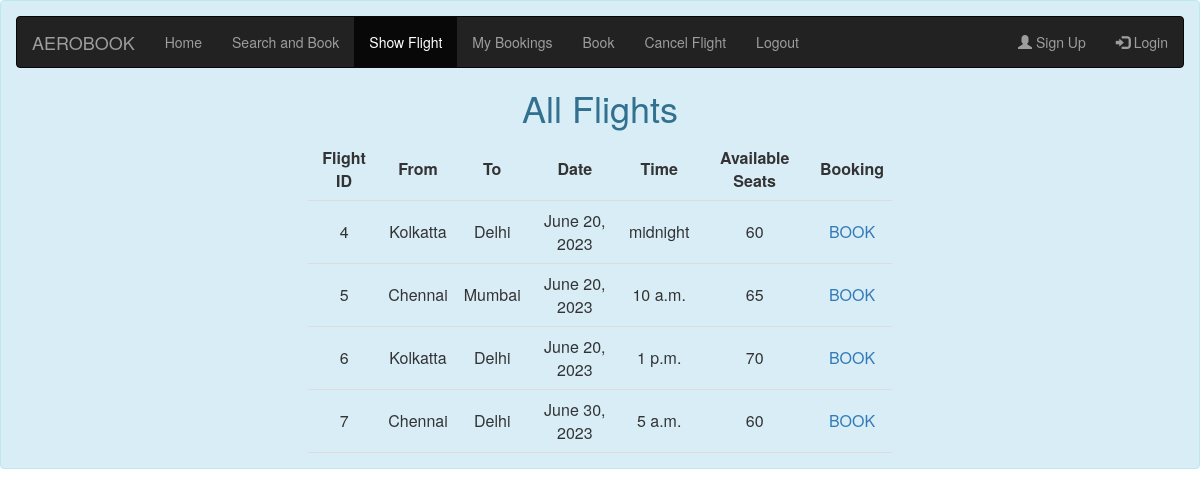
Screenshot of /show_flights_user/ (signed in) with the database file from the repository.
### users/models.py (models this page shows)
class Flight(models.Model):
    from_location = models.CharField(max_length=100)
    to_location = models.CharField(max_length=100)
    date = models.DateField()
    time = models.TimeField()
    available_seats = models.IntegerField()

### users/views.py (the view)
# urls.py: path('show_flights_user/', user_views.show_flights_user, name='show_flights_user'),
@login_required
def show_flights_user(request):
    flights = Flight.objects.all()
    return render(request, 'users/show_flights_user.html', {'flights': flights})

### users/templates/users/show_flights_user.html (shortened to what this page needs)
<head>
    <link rel="stylesheet" href="https://maxcdn.bootstrapcdn.com/bootstrap/3.4.1/css/bootstrap.min.css">
</head>
<div class="alert alert-info" role="alert">
    <nav class="navbar navbar-inverse">
        <div class="container-fluid">
          <div class="navbar-header">
            <a class="navbar-brand" href="{% url 'home' %}">AEROBOOK</a>
          </div>
          <ul class="nav navbar-nav">
            <li ><a href="{% url 'home' %}">Home</a></li>
            <li><a href="{% url 'search_flights' %}">Search and Book</a></li>
            <li class="active"><a href="{% url 'show_flights_user' %}">Show Flight</a></li>
            <li><a href="{% url 'my_bookings' %}">My Bookings</a></li>
            <li><a href="{% url 'book_flight' %}">Book</a></li>
            <li><a href="{% url 'cancel_flight' %}">Cancel Flight</a></li>
            <li><a href="{% url 'logout' %}">Logout</a></li>
          </ul>
          <ul class="nav navbar-nav navbar-right">
            <li><a href="{% url 'register' %}"><span class="glyphicon glyphicon-user"></span> Sign Up</a></li>
            <li><a href="{% url 'login' %}"><span class="glyphicon glyphicon-log-in"></span> Login</a></li>
          </ul>
        </div>
    </nav>
    <div style="margin: 0 auto; text-align: center;">
<h1>All Flights</h1>
<table style="margin-left: auto; margin-right: auto;">
  <thead>
    <tr>
      <th> Flight ID </th>
      <th> From </th>
      <th> To </th>
      <th> Date </th>
      <th> Time </th>
      <th> Available Seats </th>
      <th> Booking </th>
    </tr>
  </thead>
  <tbody>
    {% for flight in flights %}
      <tr>
        <td>{{ flight.id }}</td>
        <td>{{ flight.from_location }}</td>
        <td>{{ flight.to_location }}</td>
        <td>{{ flight.date }}</td>
        <td>{{ flight.time }}</td>
        <td>{{ flight.available_seats }}</td>
        <td><a href="{% url 'book_flight' %}">BOOK</a></td>
      </tr>
    {% empty %}
      <tr>
        <td colspan="4">No flights available.</td>
      </tr>
    {% endfor %}
  </tbody>
</table>
</div>

### users/templates/users/show_flights_user.html (style rules this page uses)
table { border-collapse: collapse; width: 50%; }
th, td { padding: 8px; text-align: center; border-bottom: 1px solid #DDD; }

### rows the page displays
Flight: id "4", from_location "Kolkatta", to_location "Delhi", date "June 20, 2023", time "midnight", available_seats "60"
Flight: id "5", from_location "Chennai", to_location "Mumbai", date "June 20, 2023", time "10 a.m.", available_seats "65"
Flight: id "6", from_location "Kolkatta", to_location "Delhi", date "June 20, 2023", time "1 p.m.", available_seats "70"
Flight: id "7", from_location "Chennai", to_location "Delhi", date "June 30, 2023", time "5 a.m.", available_seats "60"
